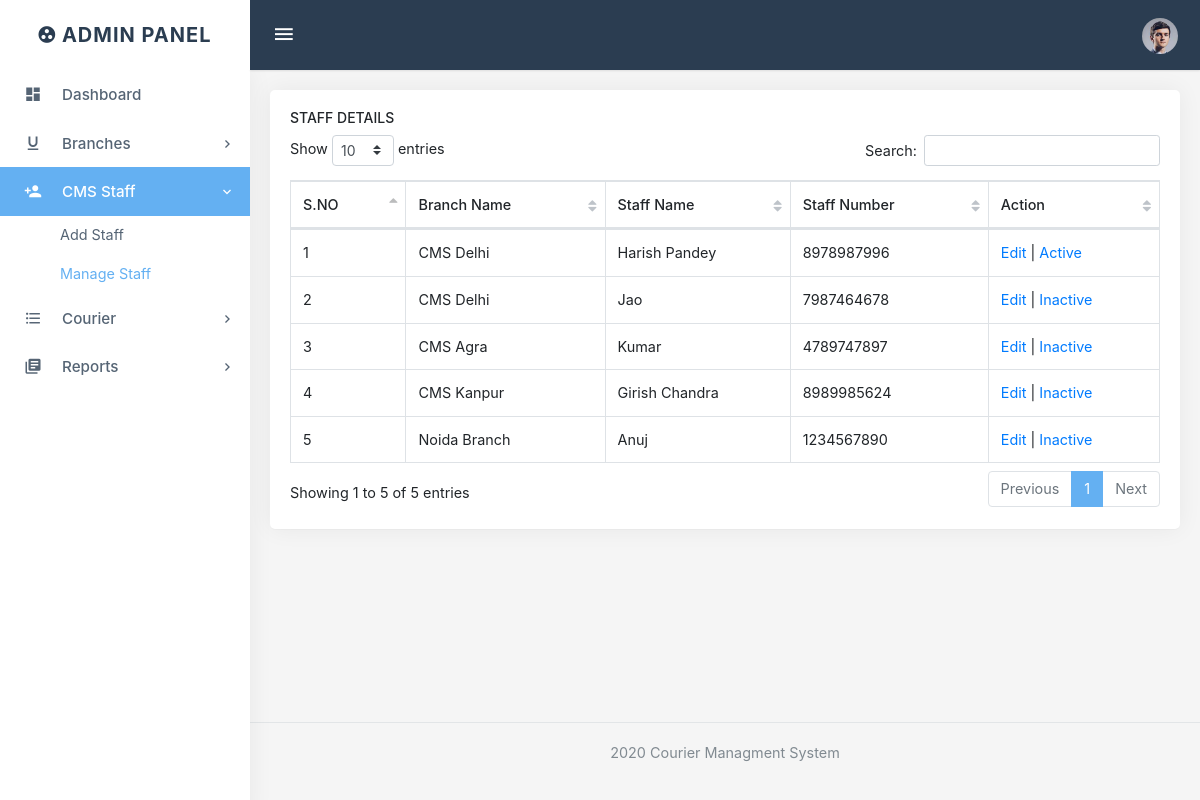
The page /admin/manage-staff.php (signed in) on the database its author committed.
### tables this page shows
CREATE TABLE `tblstaff` (
  `ID` int(10) NOT NULL,
  `BranchName` varchar(120) DEFAULT NULL,
  `StaffName` varchar(120) DEFAULT NULL,
  `StaffMobilenumber` bigint(11) DEFAULT NULL,
  `StaffEmail` varchar(120) DEFAULT NULL,
  `StaffPassword` varchar(120) DEFAULT NULL,
  `StaffRegdate` timestamp NOT NULL DEFAULT CURRENT_TIMESTAMP,
  `status` int(1) DEFAULT NULL
);

### admin/manage-staff.php (the view, shortened to what this page needs)
<?php
include('includes/dbconnection.php');
if (strlen($_SESSION['cmsaid']==0)) {
  header('location:logout.php');
  } else{
  ?>
<!doctype html>
<html lang="en">
    <head>
        <link href="../plugins/datatables/dataTables.bootstrap4.min.css" rel="stylesheet" type="text/css" />
        <link href="../plugins/datatables/buttons.bootstrap4.min.css" rel="stylesheet" type="text/css" />
        <link href="../plugins/datatables/responsive.bootstrap4.min.css" rel="stylesheet" type="text/css" />
        <link href="../plugins/datatables/select.bootstrap4.min.css" rel="stylesheet" type="text/css" />
        <link href="../plugins/switchery/switchery.min.css" rel="stylesheet" />
        <link href="assets/css/bootstrap.min.css" rel="stylesheet" type="text/css" />
        <link href="assets/css/style.css" rel="stylesheet" type="text/css" />
    </head>
    <body class="fixed-left">
      <div id="wrapper">
 <?php include_once('includes/header.php');?>
           <?php include_once('includes/leftbar.php');?>
<div class="content-page">
                <div class="content">
                    <div class="container-fluid">
                        <div class="row">
                            <div class="col-12">
                                <div class="card-box">
                                    <h4 class="m-t-0 header-title">Staff Details</h4>
                                    <table id="datatable" class="table table-bordered dt-responsive nowrap" style="border-collapse: collapse; border-spacing: 0; width: 100%;">
                                        <thead>
                                        <tr>
                                            <tr>
                  <th>S.NO</th>
                  <th>Branch Name</th>
              <th>Staff Name</th>
              <th>Staff Number</th>
                   <th>Action</th>
                </tr>
                                        </tr>
                                        </thead>
 <?php
$ret=mysqli_query($con,"select *from tblstaff");
$cnt=1;
while ($row=mysqli_fetch_array($ret)) {
?>
                <tr>
                  <td><?php echo $cnt;?></td>
                  <td><?php  echo $row['BranchName'];?></td>
                  <td><?php  echo $row['StaffName'];?></td>
                <td><?php  echo $row['StaffMobilenumber'];?></td>
                  <td><a href="edit-staff-detail.php?editid=<?php echo $row['ID'];?>">Edit</a> |
<?php if($row['status']=="1"){?>
<a href="manage-staff.php?inactiveid=<?php echo $row['ID'];?>" title="Inactive this account" onclick="return confirm('Do you really want to inactive this account.');">Inactive</a>
<?php } else {?>
<a href="manage-staff.php?activeid=<?php echo $row['ID'];?>" title="Active this account" onclick="return confirm('Do you really want to Active this account.');">Active</a>
    <?php } ?>
                  </td>
                </tr>
                <?php
$cnt=$cnt+1;
}?>
                                    </table>
                                </div>
                            </div>
                        </div>
</div></div>
</div>
            <?php include_once('includes/footer.php');?>
</div>
    </body>
</html>
<?php }  ?>

### rows shown on the page
tblstaff: BranchName "CMS Delhi", StaffName "Harish Pandey", StaffMobilenumber "8978987996"
tblstaff: BranchName "CMS Delhi", StaffName "Jao", StaffMobilenumber "7987464678"
tblstaff: BranchName "CMS Agra", StaffName "Kumar", StaffMobilenumber "4789747897"
tblstaff: BranchName "CMS Kanpur", StaffName "Girish Chandra", StaffMobilenumber "8989985624"
tblstaff: BranchName "Noida Branch", StaffName "Anuj", StaffMobilenumber "1234567890"
